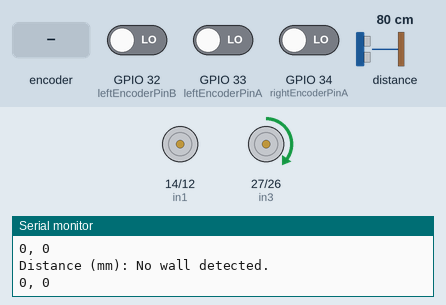
Recording of a sketch running on a simulated ESP32. Parts: motor-driver pin pairs drawn as motors (green arrow = first pin HIGH = forward, orange = second pin HIGH = backward, longer = more drive, scaled by the enable pin), the last lines printed to the serial monitor. The inputs (shaded band) are chosen by the test bench; at power-on: distance to the obstacle 80 cm, GPIO 32 (leftEncoderPinB) LOW, GPIO 33 (leftEncoderPinA) LOW, GPIO 34 (rightEncoderPinA) LOW.

Above: at 5.2 s.
5.3 s: rotary encoder on GPIO 33 (leftEncoderPinA) / GPIO 32 (leftEncoderPinB) turned 1 step (first pin leading)
At 6.1 s:
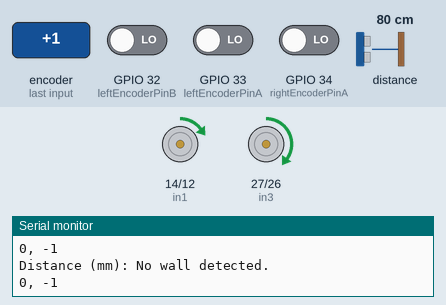
8.5 s: distance to the obstacle set to 9 cm
10.8 s: distance to the obstacle set to 6 cm
At 11.6 s:
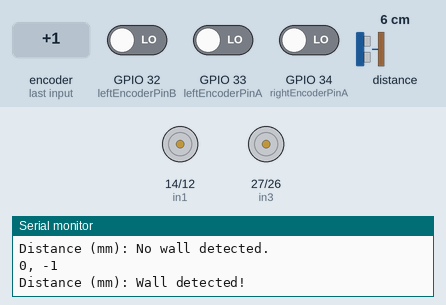
At 13.0 s:
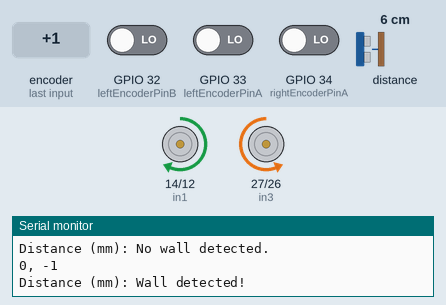
Timing chart, 0 to 14.5 s (numbered marks = the images above; inputs shaded):
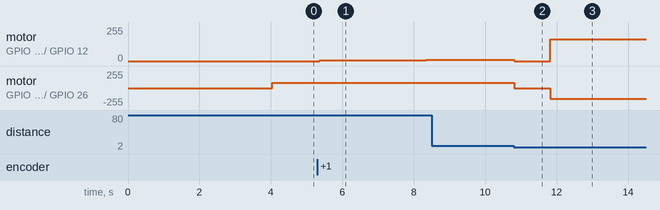

Measured:
- the behaviour switches between 8 and 7 cm on distance to the obstacle (found by bisection; images 1 and 2)
- after the input at 5.3 s, motor on GPIO 14 (in1) / GPIO 12 (in2): stopped → forward 5/255 after 0.07 s, → forward 6/255 0.97 s later, → forward 7/255 1.0 s later, → forward 8/255 1.0 s later
- after the input at 10.8 s, motor on GPIO 27 (in3) / GPIO 26 (in4): forward 80/255 → stopped at once, → backward 162/255 1.0 s later

The sketch:

all.ino
```cpp
#include <Adafruit_VL53L0X.h>
#include <Wire.h>

// Motor control pins for ESP32
const int en1 = 13;
const int in1 = 14;
const int in2 = 12;
const int en2 = 25;
const int in3 = 27;
const int in4 = 26;

// Encoder pins for ESP32
const int leftEncoderPinA = 33;
const int leftEncoderPinB = 32;
const int rightEncoderPinA = 34;
const int rightEncoderPinB = 35;

// Variables for encoder counts
volatile long leftEncoderCount = 0;
volatile long rightEncoderCount = 0;


// Variables for PID Control
long previousTime = 0;
float ePrevious = 0;
float eIntegral = 0;

long previousTime2 = 0;
float ePrevious2 = 0;
float eIntegral2 = 0;

long previousTime3 = 0;
float ePrevious3 = 0;
float eIntegral3 = 0;

Adafruit_VL53L0X lox = Adafruit_VL53L0X();
#define WALL_THRESHOLD_MM 80 // Define the distance threshold for detecting a wall (in mm)

void setup() {
  Serial.begin(115200);

  // Set pin modes
  pinMode(en1, OUTPUT);
  pinMode(in1, OUTPUT);
  pinMode(in2, OUTPUT);
  pinMode(en2, OUTPUT);
  pinMode(in3, OUTPUT);
  pinMode(in4, OUTPUT);

  pinMode(leftEncoderPinA, INPUT);
  pinMode(leftEncoderPinB, INPUT);
  pinMode(rightEncoderPinA, INPUT);
  pinMode(rightEncoderPinB, INPUT);

  // Interrupts for encoder pins
  attachInterrupt(digitalPinToInterrupt(leftEncoderPinA), handleLeftEncoderA, RISING);
  attachInterrupt(digitalPinToInterrupt(rightEncoderPinA), handleRightEncoderA, RISING);

  if (!lox.begin()) {
    Serial.println(F("Failed to boot VL53L0X"));
    while (1);
  }
  Serial.println(F("VL53L0X initialized"));

  delay(4000);
  leftEncoderCount = 0;
  rightEncoderCount = 0;
}

void loop() {
  if (detectWall()) {
    turnRight();
  } else {
    moveForward();
  }
}

bool detectWall() {
  VL53L0X_RangingMeasurementData_t measure;
  lox.rangingTest(&measure, false); // Take a distance measurement

  if (measure.RangeStatus != 4) {  // If measurement is valid
    Serial.print("Distance (mm): ");
    //Serial.println(measure.RangeMilliMeter);

    if (measure.RangeMilliMeter < WALL_THRESHOLD_MM) {
      Serial.println("Wall detected!");
      return true;
    } else {
      Serial.println("No wall detected.");
    }
  } else {
    Serial.println("Measurement out of range");
  }
  return false;
}

void moveForward() {
  float speed1 = 80;
  // Set desired setpoint for right motor
  int target = rightEncoderCount;
  // Move left motor forward
  digitalWrite(in3, HIGH);
  digitalWrite(in4, LOW);
  analogWrite(en2, speed1); // Change the PWM value as needed

  // PID gains and computation
  float kp = 5.0;
  float kd = 0.0;
  float ki = 1.0;
  float u = pidController(target, kp, kd, ki);
  float speed2 = fabs(u);

  // Control right motor based on PID
  moveMotor2(in1, in2, en1, u);

  // Print statements for debugging
  Serial.print(rightEncoderCount);
  Serial.print(", ");
  Serial.println(leftEncoderCount);
}

void turnRight() {
  stopMotors();
  delay(1000);

  long initialLeftEncoderCount = leftEncoderCount; // Store initial encoder count
  long initialLeftEncoderCount2 = rightEncoderCount; // Store initial encoder count

  int targetTurnCount = 135; // Number of encoder counts for 90-degree turn
  float kp = 1.2; // Adjust these PID values as needed
  float kd = 1.0;
  float ki = 0.0;

  while ((leftEncoderCount - initialLeftEncoderCount) < targetTurnCount && (rightEncoderCount - initialLeftEncoderCount2) < targetTurnCount) {
    int target = initialLeftEncoderCount + targetTurnCount;
    float u = pidController2(target, kp, kd, ki);
    float speed = fabs(u);

    moveMotor(in1, in2, en1, u);
    moveMotor(in3, in4, en2, -u); // Reverse direction for the left motor

    // Print statements for debugging
    //Serial.print("Target: ");
    //Serial.print(target);
    //Serial.print(" Left Encoder: ");
    //Serial.print(leftEncoderCount);
    //Serial.print(" Right Encoder: ");
    //Serial.println(rightEncoderCount);
  }

  // Stop motors after the turn
  stopMotors();
  delay(2000);
  leftEncoderCount = 0;
  rightEncoderCount = 0;
}


void stopMotors() {
  analogWrite(en1, 0);
  digitalWrite(in1, LOW);
  digitalWrite(in2, LOW);
  analogWrite(en2, 0);
  digitalWrite(in3, LOW);
  digitalWrite(in4, LOW);
}

// Functions called during interrupts
void handleLeftEncoderA() {
  if (digitalRead(leftEncoderPinA) == digitalRead(leftEncoderPinB)) {
    leftEncoderCount++;
  } else {
    leftEncoderCount--;
  }
}

void handleRightEncoderA() {
  if (digitalRead(rightEncoderPinA) == digitalRead(rightEncoderPinB)) {
    rightEncoderCount++;
  } else {
    rightEncoderCount--;
  }
}

float pidController(int target, float kp, float kd, float ki) {
  // Measure time elapsed since the last iteration
  long currentTime = micros();
  float deltaT = ((float)(currentTime - previousTime)) / 1.0e6;

  // Compute the error, derivative, and integral
  int e = target - leftEncoderCount;
  float eDerivative = (e - ePrevious) / deltaT;
  eIntegral = eIntegral + e * deltaT;

  // Compute the PID control signal
  float u = (kp * e) + (kd * eDerivative) + (ki * eIntegral);

  // Update variables for the next iteration
  previousTime = currentTime;
  ePrevious = e;

  return u;
}


float pidController2(int target, float kp, float kd, float ki) {
  // Measure time elapsed since the last iteration
  long currentTime = micros();
  float deltaT = ((float)(currentTime - previousTime2)) / 1.0e6;

  // Compute the error, derivative, and integral
  int e = target - leftEncoderCount;
  float eDerivative = (e - ePrevious2) / deltaT;
  eIntegral2 = eIntegral2 + e * deltaT;

  // Compute the PID control signal
  float u = (kp * e) + (kd * eDerivative) + (ki * eIntegral2);

  // Update variables for the next iteration
  previousTime2 = currentTime;
  ePrevious2 = e;

  return u;
}


float pidController3(int target, float kp, float kd, float ki) {
  // Measure time elapsed since the last iteration
  long currentTime = micros();
  float deltaT = ((float)(currentTime - previousTime3)) / 1.0e6;

  // Compute the error, derivative, and integral
  int e = target - rightEncoderCount;
  float eDerivative = (e - ePrevious3) / deltaT;
  eIntegral3 = eIntegral3 + e * deltaT;

  // Compute the PID control signal
  float u = (kp * e) + (kd * eDerivative) + (ki * eIntegral3);

  // Update variables for the next iteration
  previousTime3 = currentTime;
  ePrevious3 = e;

  return u;
}

void moveMotor(int dirPin1, int dirPin2, int pwmPin, float u) {
  // Maximum motor speed
  float speed = fabs(u);
  if (speed > 255) {
    speed = 255;
  }

  // Control the motor
  if (u > 0) {
    digitalWrite(dirPin1, HIGH);
    digitalWrite(dirPin2, LOW);
  } else {
    digitalWrite(dirPin1, LOW);
    digitalWrite(dirPin2, HIGH);
  }
  analogWrite(pwmPin, speed);
}


void moveMotor2(int dirPin1, int dirPin2, int pwmPin, float u) {
  // Maximum motor speed
  float speed = fabs(u);
  if (speed > 255) {
    speed = 255;
  }
    digitalWrite(dirPin1, HIGH);
    digitalWrite(dirPin2, LOW);

  analogWrite(pwmPin, speed);
}
```
